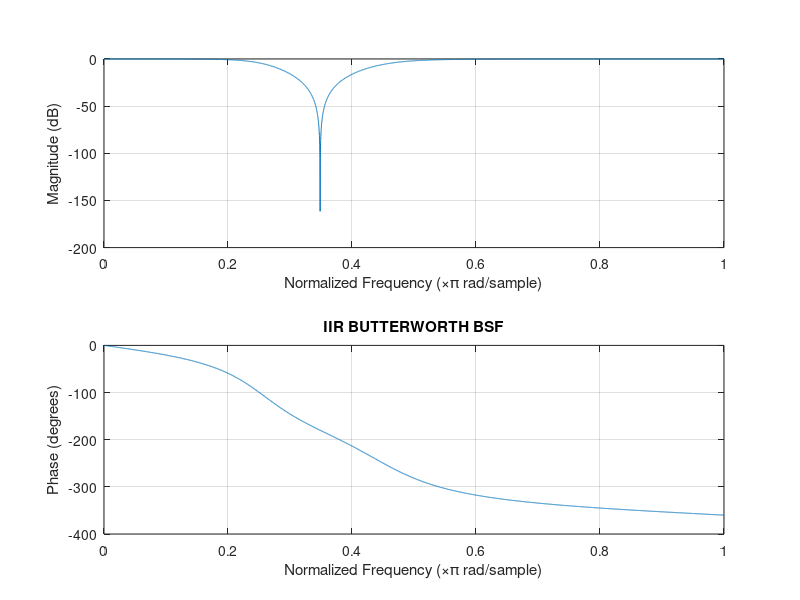

This chart was generated by the following MATLAB code: (Note: this script raises an error after producing the figure.)
clc;
close all;
clear all;
 
fp=1200;
fsp=2400;
fs=10000;
Rp=1;
Rs=6;
wp=(2*fp)/fs;
ws=(2*fsp)/fs;
[N,wc]=buttord(wp,ws,Rp,Rs);
wc=[wp ws];
[b,a]=butter(N,wc,'stop');
freqz(b,a,fs);
title('IIR BUTTERWORTH BSF');
printsys(b,a,'z');
